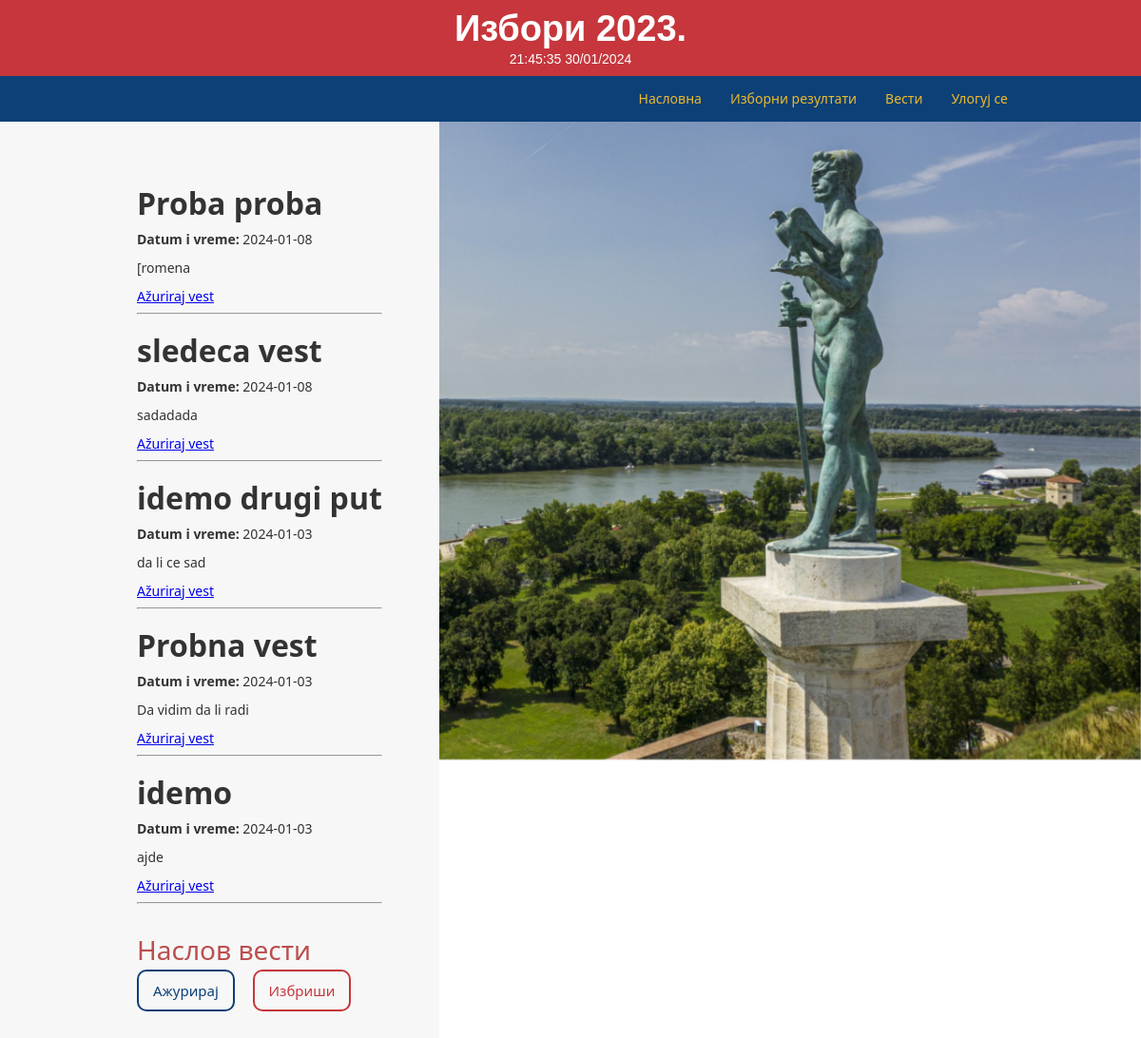
Page /azuriraj-vest.php on the committed database.
### tables this page shows
CREATE TABLE IF NOT EXISTS `vesti` (
  `IDvest` int NOT NULL AUTO_INCREMENT,
  `Naslov` text NOT NULL,
  `Datum` date NOT NULL,
  `Sadrzaj` mediumtext NOT NULL,
  PRIMARY KEY (`IDvest`)
);

### prikaz-vesti.php (the view, shortened to what this page needs)
<?php
$servername = "localhost";
$username = "root";
$password = "";
$dbname = "izbori";
$conn = new mysqli($servername, $username, $password, $dbname);
$sql = "SELECT * FROM vesti ORDER BY Datum DESC";
$result = $conn->query($sql);
if ($result->num_rows > 0) {
    while($row = $result->fetch_assoc()) {
        echo '<div class="new-div">';
        echo "<h2>" . $row["Naslov"] . "</h2>";
        echo "<p><strong>Datum i vreme:</strong> " . $row["Datum"] . "</p>";
        echo "<p>" . $row["Sadrzaj"] . "</p>";
        echo '<a href="azuriranje.php?id=' . $row["IDvest"] . '">Ažuriraj vest</a>';
        echo "</div>";
        echo "<hr>";
    }
} else {
    echo "Nema dostupnih vesti.";
}
?>

### folder/css/style.css (style rules this page uses)
html { -ms-text-size-adjust: 100%; -webkit-text-size-adjust: 100%; font-family: sans-serif; }
* { box-sizing: border-box; }
html { height: 100%; }
body { min-height: 100%; color: #333; background-color: #fff; margin: 0; font-family: var(--noto-sans); font-size: 14px; line-height: 20px; }
h1, h2, h3, h4, h5, h6 { margin-bottom: 10px; font-weight: bold; }
h2 { margin-top: 20px; font-size: 32px; line-height: 36px; }
p { margin-top: 0; margin-bottom: 10px; }
a { background-color: rgba(0, 0, 0, 0); }
:root { --red-basic: #c6363c; --playfair: "Playfair Display", sans-serif; --white: #fff; --blue: #0c4076; --yellow: #edb92e; --noto-sans: "Noto Sans", sans-serif; --black: #21231e; --red-dark: #a12d2e; --darker: rgba(0, 0, 0, .65); }

### rows in the picture
vesti: Naslov "Proba proba", Datum "2024-01-08", Sadrzaj "[romena"
vesti: Naslov "sledeca vest", Datum "2024-01-08", Sadrzaj "sadadada"
vesti: Naslov "idemo drugi put", Datum "2024-01-03", Sadrzaj "da li ce sad"
vesti: Naslov "Probna vest", Datum "2024-01-03", Sadrzaj "Da vidim da li radi"
vesti: Naslov "idemo", Datum "2024-01-03", Sadrzaj "ajde"
